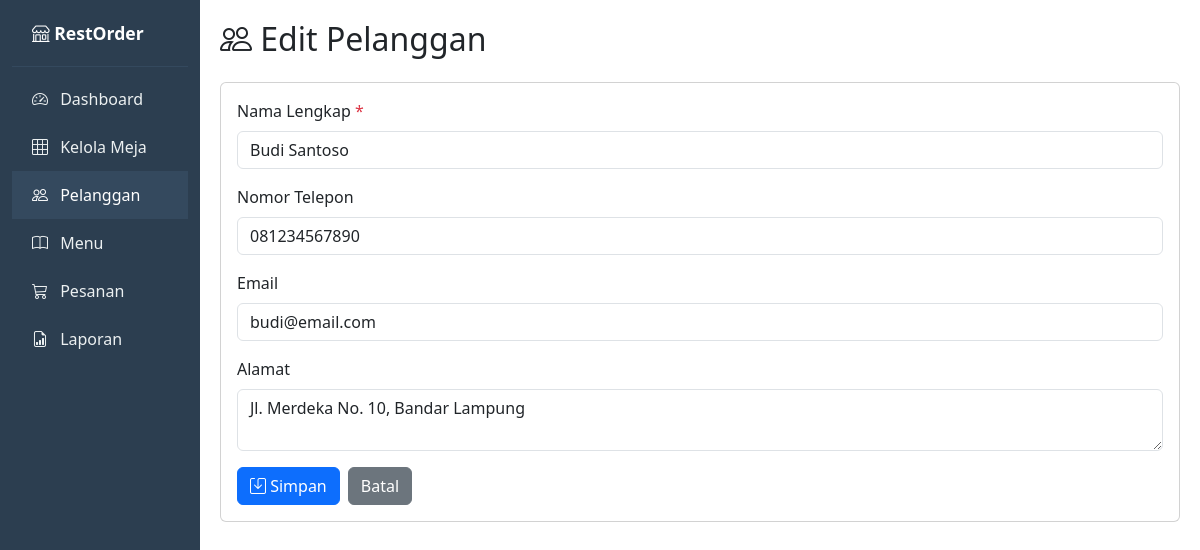
The page /?page=pelanggan&action=edit&id=1 on the database its author committed.
### tables this page shows
CREATE TABLE IF NOT EXISTS pelanggan (
    id          INT UNSIGNED AUTO_INCREMENT PRIMARY KEY,
    nama        VARCHAR(100) NOT NULL,
    no_telepon  VARCHAR(20) DEFAULT NULL,
    email       VARCHAR(100) DEFAULT NULL,
    alamat      TEXT DEFAULT NULL,
    created_at  TIMESTAMP DEFAULT CURRENT_TIMESTAMP,
    updated_at  TIMESTAMP DEFAULT CURRENT_TIMESTAMP ON UPDATE CURRENT_TIMESTAMP
);

### src/Controllers/PelangganController.php (called while the page is built, shortened)
<?php
class PelangganController extends BaseController
{
    private PelangganRepository $repo;
    public function __construct(\PDO $pdo)
    {
        $this->repo = new PelangganRepository($pdo);
    }
    public function edit(): void
    {
        $id = (int) ($_GET['id'] ?? 0);
        $pelanggan = $this->repo->findById($id);
        $this->render('pelanggan/form.php', [
            'pageTitle'   => 'Edit Pelanggan',
            'currentPage' => 'pelanggan',
            'pelanggan'   => $pelanggan,
            'formAction'  => '?page=pelanggan&action=update&id=' . $id,
        ]);
    }
}

### public/index.php (called while the page is built, shortened)
<?php
$pdo = require __DIR__ . '/../config/database.php';
$action = $_GET['action'] ?? 'index';
try {
    $controller = new $controllerClass($pdo);
    $controller->$action();
} catch (\Exception $e) {
    error_log($e->getMessage());
    http_response_code(500);
    echo "Terjadi kesalahan pada server. Silakan coba lagi.";
}

### src/Repositories/PelangganRepository.php (called while the page is built, shortened)
<?php
class PelangganRepository
{
    private PDO $pdo;
    public function __construct(PDO $pdo)
    {
        $this->pdo = $pdo;
    }
    public function findById(int $id): ?Pelanggan
    {
        $stmt = $this->pdo->prepare("SELECT * FROM pelanggan WHERE id = :id");
        $stmt->execute(['id' => $id]);
        $row = $stmt->fetch();
        return $row ? $this->mapToModel($row) : null;
    }
    private function mapToModel(array $row): Pelanggan
    {
        return new Pelanggan(
            nama: $row['nama'],
            kontak: $row['no_telepon'],
            id: (int) $row['id'],
            email: $row['email'],
            alamat: $row['alamat']
        );
    }
}

### src/Models/Pengguna.php (called while the page is built, shortened)
<?php
abstract class Pengguna
{
    protected string $nama;
    protected ?string $kontak;
    public function __construct(
        string $nama = '',
        ?string $kontak = null,
        ?int $id = null
    ) {
        $this->nama   = $nama;
        $this->kontak = $kontak;
    }
    public function getNama(): string
    {
        return $this->nama;
    }
    public function getKontak(): ?string
    {
        return $this->kontak;
    }
}

### src/Models/Pelanggan.php (called while the page is built, shortened)
<?php
class Pelanggan extends Pengguna
{
    private ?string $email;
    private ?string $alamat;
    public function __construct(
        string $nama = '',
        ?string $kontak = null,
        ?int $id = null,
        ?string $email = null,
        ?string $alamat = null
    ) {
        $this->email  = $email;
        $this->alamat = $alamat;
    }
    public function getEmail(): ?string
    {
        return $this->email;
    }
    public function getAlamat(): ?string
    {
        return $this->alamat;
    }
}

### views/pelanggan/form.php (the view)
<h2 class="mb-4">
    <i class="bi bi-people"></i>
    <?= $pelanggan === null ? 'Tambah Pelanggan Baru' : 'Edit Pelanggan' ?>
</h2>
<div class="card">
    <div class="card-body">
        <form method="POST" action="<?= $formAction ?>">
            <div class="mb-3">
                <label for="nama" class="form-label">Nama Lengkap <span class="text-danger">*</span></label>
                <input type="text" class="form-control" id="nama" name="nama"
                       value="<?= htmlspecialchars($pelanggan ? $pelanggan->getNama() : '') ?>"
                       required maxlength="100">
            </div>
            <div class="mb-3">
                <label for="no_telepon" class="form-label">Nomor Telepon</label>
                <input type="text" class="form-control" id="no_telepon" name="no_telepon"
                       value="<?= htmlspecialchars($pelanggan ? ($pelanggan->getKontak() ?? '') : '') ?>"
                       placeholder="081234567890">
            </div>
            <div class="mb-3">
                <label for="email" class="form-label">Email</label>
                <input type="email" class="form-control" id="email" name="email"
                       value="<?= htmlspecialchars($pelanggan ? ($pelanggan->getEmail() ?? '') : '') ?>"
                       placeholder="contoh@email.com">
            </div>
            <div class="mb-3">
                <label for="alamat" class="form-label">Alamat</label>
                <textarea class="form-control" id="alamat" name="alamat" rows="2"><?= htmlspecialchars($pelanggan ? ($pelanggan->getAlamat() ?? '') : '') ?></textarea>
            </div>
            <div class="d-flex gap-2">
                <button type="submit" class="btn btn-primary">
                    <i class="bi bi-save"></i> Simpan
                </button>
                <a href="?page=pelanggan" class="btn btn-secondary">Batal</a>
            </div>
        </form>
    </div>
</div>

### rows shown on the page
pelanggan: nama "Budi Santoso", no_telepon "081234567890", email "budi@email.com", alamat "Jl. Merdeka No. 10, Bandar Lampung"
